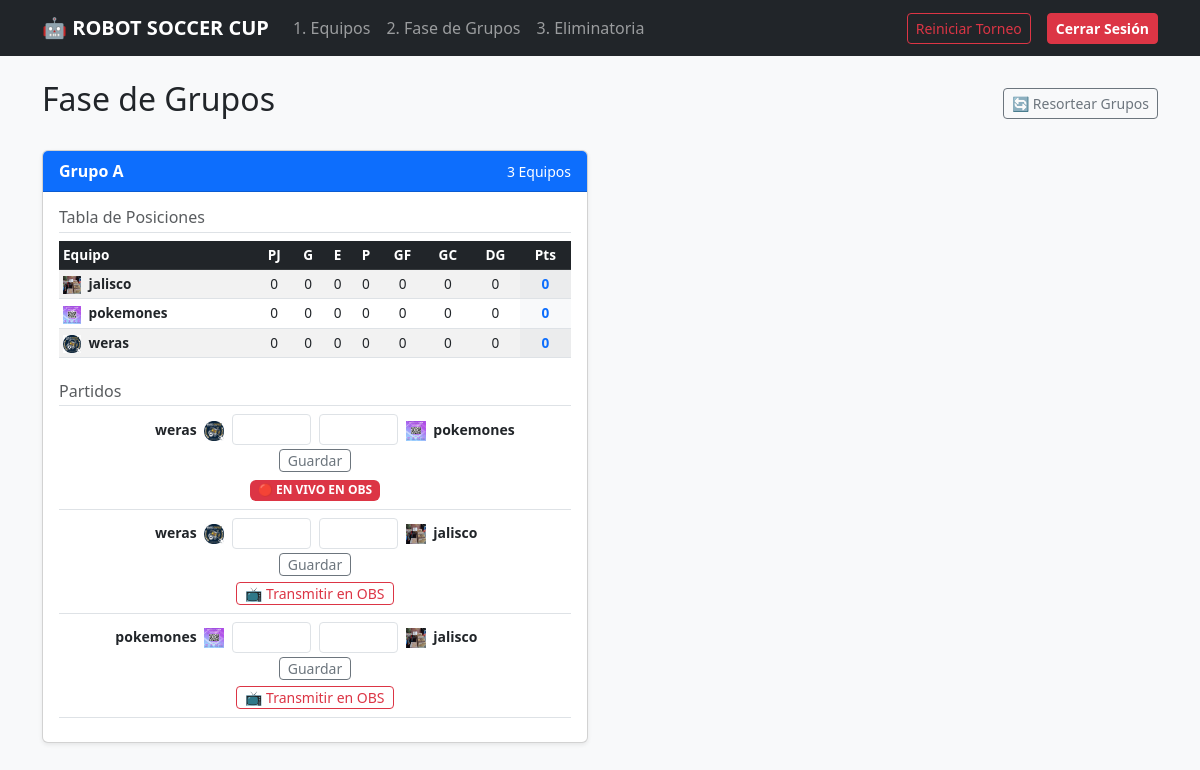
The page /grupos (signed in) on the database as committed earlier.
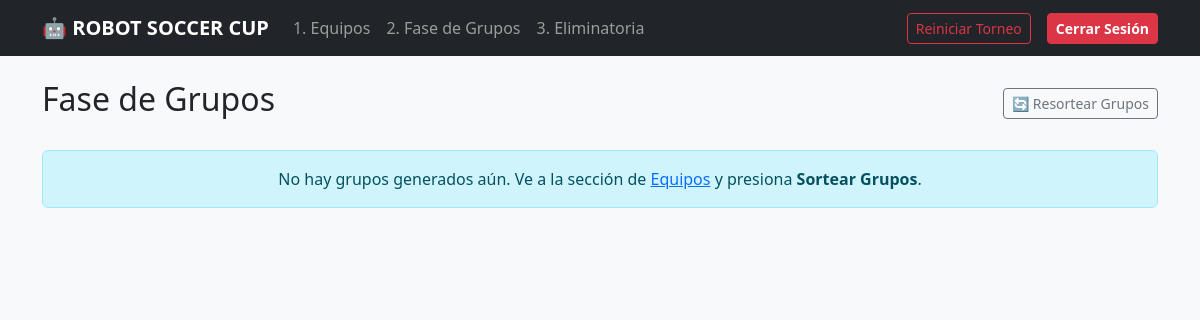
The same page on the database as committed later.
### app.py (models this page shows)
class Grupo(db.Model):
    id = db.Column(db.Integer, primary_key=True)
    nombre = db.Column(db.String(10), nullable=False)
    equipos = db.relationship('Equipo', backref='grupo', lazy=True)
    partidos = db.relationship('PartidoGrupo', backref='grupo', lazy=True)

class Equipo(db.Model):
    id = db.Column(db.Integer, primary_key=True)
    nombre = db.Column(db.String(80), unique=True, nullable=False)
    integrante1 = db.Column(db.String(80), nullable=False)
    integrante2 = db.Column(db.String(80), nullable=False)
    escudo = db.Column(db.String(200), nullable=False)
    grupo_id = db.Column(db.Integer, db.ForeignKey('grupo.id'), nullable=True)

class PartidoGrupo(db.Model):
    id = db.Column(db.Integer, primary_key=True)
    grupo_id = db.Column(db.Integer, db.ForeignKey('grupo.id'), nullable=False)
    jornada = db.Column(db.Integer, nullable=False)
    local_id = db.Column(db.Integer, db.ForeignKey('equipo.id'), nullable=False)
    visita_id = db.Column(db.Integer, db.ForeignKey('equipo.id'), nullable=False)
    gl = db.Column(db.Integer, nullable=True)
    gv = db.Column(db.Integer, nullable=True)
    activo = db.Column(db.Boolean, default=False)
    local = db.relationship('Equipo', foreign_keys=[local_id])
    visita = db.relationship('Equipo', foreign_keys=[visita_id])

### app.py (the view, shortened to what this page needs)
@app.route('/grupos', methods=['GET', 'POST'])
@login_requerido
def grupos():
    lista_grupos = Grupo.query.all()
    tablas = {g.id: calcular_tabla(g) for g in lista_grupos}
    pendientes = PartidoGrupo.query.filter((PartidoGrupo.gl == None) | (PartidoGrupo.gv == None)).count()
    listo_para_ko = (len(lista_grupos) > 0) and (pendientes == 0)
    return render_template('grupos.html', grupos=lista_grupos, tablas=tablas, listo_para_ko=listo_para_ko)

### app.py (called while the page is built)
def login_requerido(f):
    @wraps(f)
    def decorated_function(*args, **kwargs):
        if not session.get('logged_in'):
            flash('Debes iniciar sesión para realizar cambios.', 'warning')
            return redirect(url_for('login'))
        return f(*args, **kwargs)
    return decorated_function

### templates/grupos.html (shortened to what the changed rows need)
{% extends 'base.html' %}
{% block content %}
<div class="d-flex justify-content-between align-items-center mb-4">
    <h2>Fase de Grupos</h2>
    <div>
    </div>
</div>
{% if not grupos %}
    <div class="alert alert-info text-center">
        No hay grupos generados aún. Ve a la sección de <a href="{{ url_for('equipos') }}">Equipos</a> y presiona <strong>Sortear Grupos</strong>.
    </div>
{% else %}
    <div class="row">
        {% for g in grupos %}
        <div class="col-md-6 mb-4">
            <div class="card shadow-sm h-100">
                <div class="card-header bg-primary text-white fw-bold d-flex justify-content-between align-items-center">
                    <span>{{ g.nombre }}</span>
                    <small class="fw-normal">{{ g.equipos|length }} Equipos</small>
                </div>
                <div class="card-body">
                    <h6 class="text-muted border-bottom pb-1 mb-2">Tabla de Posiciones</h6>
                    <div class="table-responsive mb-4">
                        <table class="table table-sm table-striped align-middle text-center mb-0" style="font-size: 0.85rem;">
                            <thead class="table-dark">
                                <tr>
                                    <th class="text-start">Equipo</th>
                                    <th>PJ</th>
                                    <th>G</th>
                                    <th>E</th>
                                    <th>P</th>
                                    <th>GF</th>
                                    <th>GC</th>
                                    <th>DG</th>
                                    <th>Pts</th>
                                </tr>
                            </thead>
                            <tbody>
                                {% for fila in tablas[g.id] %}
                                <tr>
                                    <td class="text-start fw-bold">
                                        <img src="{{ url_for('static', filename='uploads/' + fila.equipo.escudo) }}" width="18" height="18" class="me-1 style-contain">
                                        {{ fila.equipo.nombre }}
                                    </td>
                                    <td>{{ fila.pj }}</td>
                                    <td>{{ fila.g }}</td>
                                    <td>{{ fila.e }}</td>
                                    <td>{{ fila.p }}</td>
                                    <td>{{ fila.gf }}</td>
                                    <td>{{ fila.gc }}</td>
                                    <td>{{ fila.dg }}</td>
                                    <td class="fw-bold bg-light text-primary">{{ fila.pts }}</td>
                                </tr>
                                {% endfor %}
                            </tbody>
                        </table>
                    </div>
                    <h6 class="text-muted border-bottom pb-1 mb-2">Partidos</h6>
                    {% for p in g.partidos %}
                    <div class="border-bottom pb-2 mb-2">
                        <form method="POST" action="{{ url_for('grupos') }}" class="row g-2 align-items-center text-center">
                            <div class="col-4 text-end small fw-bold text-truncate">
                                {{ p.local.nombre }}
                                <img src="{{ url_for('static', filename='uploads/' + p.local.escudo) }}" width="20" height="20" class="ms-1 style-contain">
                            </div>
                            <div class="col-2">
                                <input type="number" name="gl" class="form-control form-control-sm text-center px-1" value="{{ p.gl if p.gl is not none else '' }}" min="0">
                            </div>
                            <div class="col-2">
                                <input type="number" name="gv" class="form-control form-control-sm text-center px-1" value="{{ p.gv if p.gv is not none else '' }}" min="0">
                            </div>
                            <div class="col-4 text-start small fw-bold text-truncate">
                                <img src="{{ url_for('static', filename='uploads/' + p.visita.escudo) }}" width="20" height="20" class="me-1 style-contain">
                                {{ p.visita.nombre }}
                            </div>
                            <div class="col-12 mt-1 d-flex justify-content-center gap-2">
                                <button type="submit" class="btn btn-sm btn-outline-secondary py-0">Guardar</button>
                            </div>
                        </form>
                        <div class="text-center mt-1">
                            {% if p.activo %}
                                <span class="badge bg-danger animate__animated animate__flash">🔴 EN VIVO EN OBS</span>
                            {% else %}
                                <form action="{{ url_for('activar_partido', tipo='grupo', partido_id=p.id) }}" method="POST" style="display:inline;">
                                    <button type="submit" class="btn btn-sm btn-outline-danger py-0">📺 Transmitir en OBS</button>
                                </form>
                            {% endif %}
                        </div>
                    </div>
                    {% endfor %}
                </div>
            </div>
        </div>
        {% endfor %}
    </div>
{% endif %}
{% endblock %}

Rows that differ between the two databases and show on the page:
removed Grupo: nombre "Grupo A", equipos|length "3", escudo (picture), pj "0" "0" "0", g "0" "0" "0", e "0" "0" "0", p "0" "0" "0", gf "0" "0" "0", gc "0" "0" "0", dg "0" "0" "0", pts "0" "0" "0"
no longer on this page (row edited): Equipo: equipo.nombre "jalisco"
no longer on this page (row edited): Equipo: equipo.nombre "pokemones"
no longer on this page (row edited): Equipo: equipo.nombre "weras"
removed PartidoGrupo: local.nombre "weras", escudo (picture), visita.nombre "pokemones", activo "🔴 EN VIVO EN OBS"
removed PartidoGrupo: local.nombre "weras", escudo (picture), visita.nombre "jalisco"
removed PartidoGrupo: local.nombre "pokemones", escudo (picture), visita.nombre "jalisco"
Other text that changed with them:
text now shown: "No hay grupos generados aún. Ve a la sección de Equipos y presiona Sortear Grupos ."
